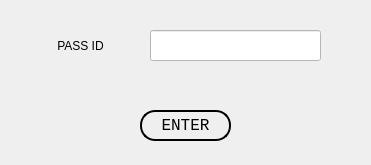
<?xml version="1.0" encoding="UTF-8"?>
<ui version="4.0">
 <class>checkDist</class>
 <widget class="QDialog" name="checkDist">
  <property name="geometry">
   <rect>
    <x>0</x>
    <y>0</y>
    <width>371</width>
    <height>165</height>
   </rect>
  </property>
  <property name="windowTitle">
   <string>Dialog</string>
  </property>
  <widget class="QLineEdit" name="lineEdit">
   <property name="geometry">
    <rect>
     <x>150</x>
     <y>30</y>
     <width>171</width>
     <height>31</height>
    </rect>
   </property>
   <property name="styleSheet">
    <string notr="true">font: 12pt &quot;Consolas&quot;;
color: rgb(0, 0, 0);
background-color: rgb(255, 255, 255);</string>
   </property>
  </widget>
  <widget class="QLabel" name="label">
   <property name="geometry">
    <rect>
     <x>30</x>
     <y>30</y>
     <width>101</width>
     <height>31</height>
    </rect>
   </property>
   <property name="styleSheet">
    <string notr="true">font: 14pt &quot;Consolas&quot;;
color: rgb(0, 0, 0);</string>
   </property>
   <property name="text">
    <string>PASS ID</string>
   </property>
   <property name="alignment">
    <set>Qt::AlignCenter</set>
   </property>
  </widget>
  <widget class="QPushButton" name="enter">
   <property name="geometry">
    <rect>
     <x>140</x>
     <y>110</y>
     <width>91</width>
     <height>31</height>
    </rect>
   </property>
   <property name="font">
    <font>
     <family>Consolas</family>
     <pointsize>12</pointsize>
     <weight>50</weight>
     <italic>false</italic>
     <bold>false</bold>
    </font>
   </property>
   <property name="focusPolicy">
    <enum>Qt::ClickFocus</enum>
   </property>
   <property name="autoFillBackground">
    <bool>false</bool>
   </property>
   <property name="styleSheet">
    <string notr="true">color: rgb(0, 0, 0);
background-color: rgba(255, 255, 255, 0);
border: 2px solid black;
border-radius:  15px; </string>
   </property>
   <property name="text">
    <string>ENTER</string>
   </property>
   <property name="iconSize">
    <size>
     <width>20</width>
     <height>20</height>
    </size>
   </property>
   <property name="autoDefault">
    <bool>false</bool>
   </property>
   <property name="default">
    <bool>false</bool>
   </property>
   <property name="flat">
    <bool>true</bool>
   </property>
  </widget>
  <widget class="QLabel" name="alert">
   <property name="geometry">
    <rect>
     <x>130</x>
     <y>70</y>
     <width>101</width>
     <height>31</height>
    </rect>
   </property>
   <property name="styleSheet">
    <string notr="true">font: 12pt &quot;Consolas&quot;;
color: rgb(0, 0, 0);</string>
   </property>
   <property name="text">
    <string/>
   </property>
   <property name="alignment">
    <set>Qt::AlignCenter</set>
   </property>
  </widget>
 </widget>
 <resources/>
 <connections/>
</ui>
